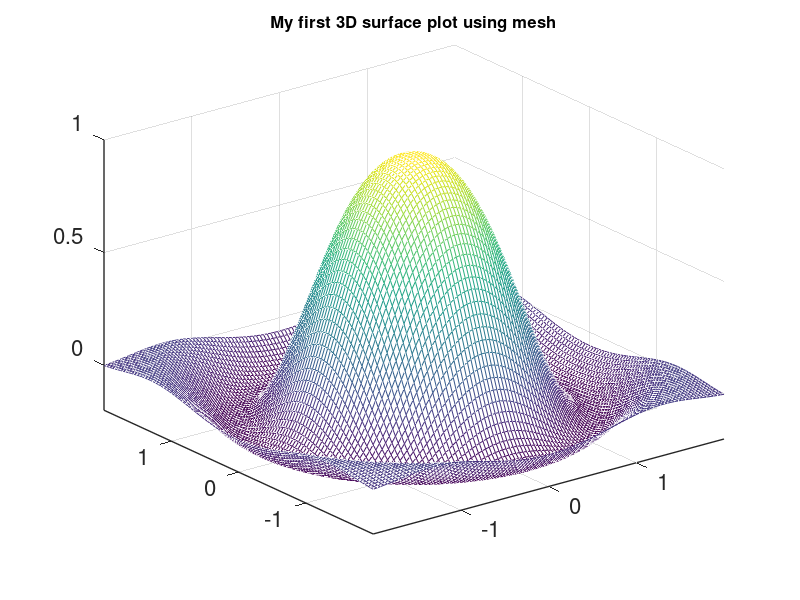
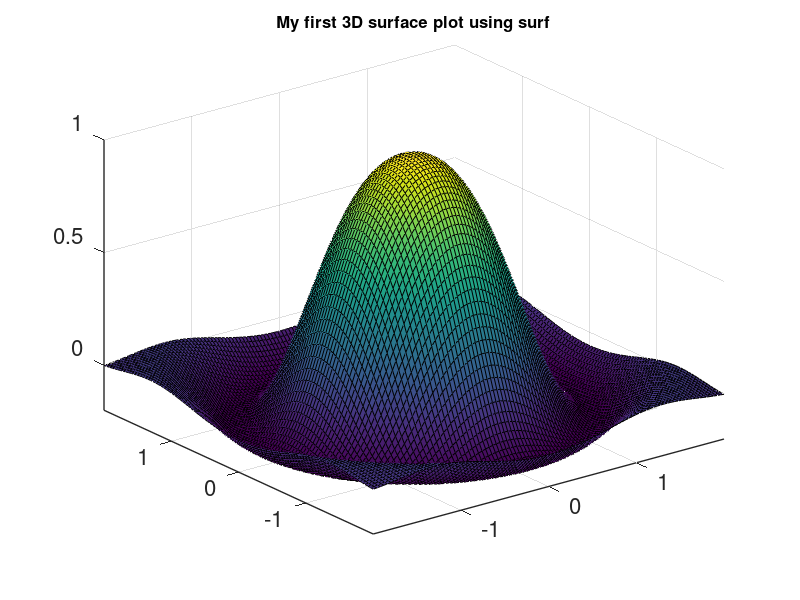
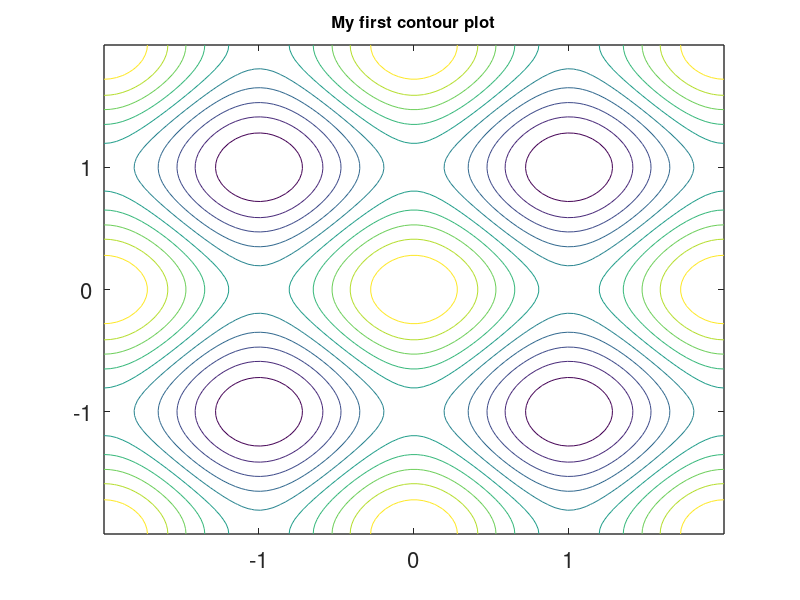
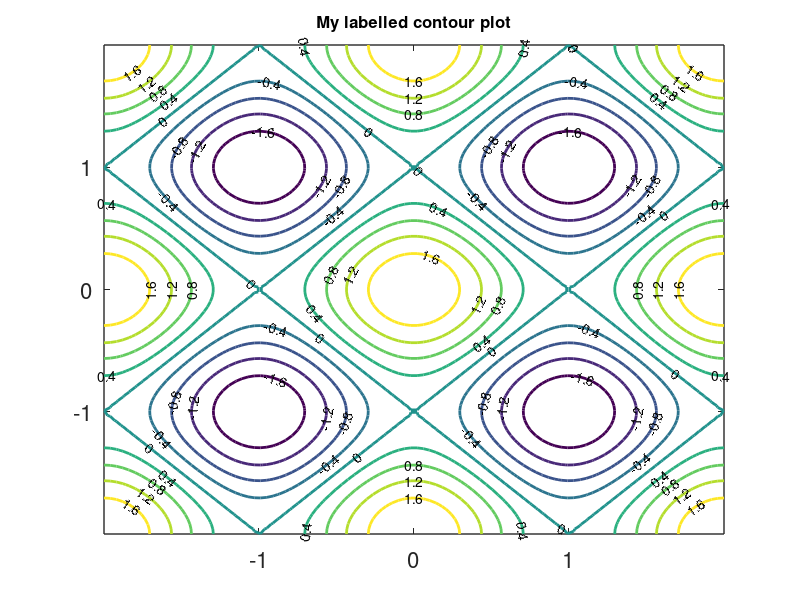

MATLAB code to generate these figures, in order:
% myfirst3Dplots.m
% Introduces 3D plotting. I am assuming you are familiar with multivariable
% functions ( f(x,y) = z , etc)

% There are three methods to plot 3D graphs in Matlab. 
% mesh, surf and contour
% mesh and surf plot surface representations
% contour plots, well, contours.

% Surfaces

t = linspace(-2,2,100); % You should be familiar with this function.
[x,y] = meshgrid(t,t); % ** This is quite important, because you want x, y and z to be all matrices.
z = cos(x.^2 + y.^2) .* exp(-0.6*(x.^2+y.^2));

figure %1
mesh(x,y,z) % mesh(z) works too. It plots a surface that looks like that of a water being splashed.
% Some usual figure tuning
set(gca,'fontsize',16,'linewidth',1);
set(gca,'XTick',[-1:1:1]);
set(gca,'YTick',[-1:1:1]);
set(gca,'ZTick',[0:0.5:1]);
title('My first 3D surface plot using mesh','fontsize',12);

figure %2
surf(x,y,z) % or surf(z) works too.
% Some usual figure tuning
set(gca,'fontsize',16,'linewidth',1);
set(gca,'XTick',[-1:1:1]);
set(gca,'YTick',[-1:1:1]);
set(gca,'ZTick',[0:0.5:1]);
title('My first 3D surface plot using surf','fontsize',12);

% Contours
z = cos(pi*x) + cos(pi*y);
figure %3
contour(x,y,z) % or contour(z) works too.
%contourf(x,y,z)  Uglier contour.
% Some usual figure tuning
set(gca,'fontsize',16,'linewidth',1);
set(gca,'XTick',[-1:1:1]);
set(gca,'YTick',[-1:1:1]);
set(gca,'ZTick',[0:0.5:1]);
title('My first contour plot','fontsize',12);


figure %4
[Contour_matrix,handle] = contour(x,y,z,[-1.6:0.4:1.6],'linewidth',2); % Plot contours of specific height.
clabel(Contour_matrix,handle); % Labels the contour plots.
% Some usual figure tuning
set(gca,'fontsize',16,'linewidth',1);
set(gca,'XTick',[-1:1:1]);
set(gca,'YTick',[-1:1:1]);
set(gca,'ZTick',[0:0.5:1]);
title('My labelled contour plot','fontsize',12);

figure %5
contour3(x,y,z,40) % What the crap? It looks like a slinky.
% Some usual figure tuning
set(gca,'fontsize',16,'linewidth',1);
set(gca,'XTick',[-1:1:1]);
set(gca,'YTick',[-1:1:1]);
set(gca,'ZTick',[0:0.5:1]);
title('My slinky contour plot','fontsize',12);

% Mixing them up!
% Surf + Contour
figure %6
surfc(z) % surfc(x,y,z) works too!
% Some usual figure tuning
set(gca,'fontsize',16,'linewidth',1);
set(gca,'XTick',[-1:1:1]);
set(gca,'YTick',[-1:1:1]);
set(gca,'ZTick',[0:0.5:1]);
title('My surf+contour plot using surfc','fontsize',12);

% Mesh + Contour
figure %7
meshc(z) % meshc(x,y,z) works too!
% Some usual figure tuning
set(gca,'fontsize',16,'linewidth',1);
set(gca,'XTick',[-1:1:1]);
set(gca,'YTick',[-1:1:1]);
set(gca,'ZTick',[0:0.5:1]);
title('My mesh+contour plot using meshc','fontsize',12);



